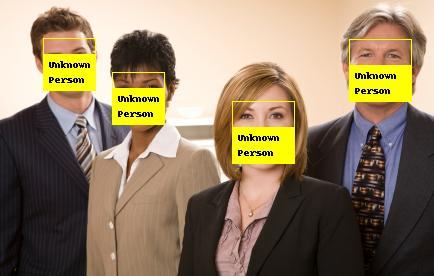

The Python source for this figure:
import tkinter as tk
import face_recognition
from PIL import Image, ImageDraw

image_of_albert = face_recognition.load_image_file('./img/known/Albert Einstein.jpg')
albert_face_encoding = face_recognition.face_encodings(image_of_albert)[0]

image_of_alexander = face_recognition.load_image_file('./img/known/Srinivasa Ramanujan.jpg')
alexander_face_encoding = face_recognition.face_encodings(image_of_alexander)[0]

image_of_kalam = face_recognition.load_image_file('./img/known/APJ Abdul Kalam.jpg')
kalam_face_encoding = face_recognition.face_encodings(image_of_kalam)[0]

image_of_raman = face_recognition.load_image_file('./img/known/CV Raman.jpg')
raman_face_encoding = face_recognition.face_encodings(image_of_raman)[0]

image_of_galileo = face_recognition.load_image_file('./img/known/Galileo.jpg')
galileo_face_encoding = face_recognition.face_encodings(image_of_galileo)[0]

image_of_newton = face_recognition.load_image_file('./img/known/Isaac Newton.jpg')
newton_face_encoding = face_recognition.face_encodings(image_of_newton)[0]

image_of_marie = face_recognition.load_image_file('./img/known/Marie Curie.jpg')
marie_face_encoding = face_recognition.face_encodings(image_of_marie)[0]

image_of_thomas = face_recognition.load_image_file('./img/known/Thomas Edison.jpg')
thomas_face_encoding = face_recognition.face_encodings(image_of_thomas)[0]

image_of_bill = face_recognition.load_image_file('./img/known/Bill Gates.jpg')
bill_face_encoding = face_recognition.face_encodings(image_of_bill)[0]

image_of_steve = face_recognition.load_image_file('./img/known/Steve Jobs.jpg')
steve_face_encoding = face_recognition.face_encodings(image_of_steve)[0]

image_of_elon = face_recognition.load_image_file('./img/known/Elon Musk.jpg')
elon_face_encoding = face_recognition.face_encodings(image_of_elon)[0]

#  Create arrays of encodings and names
known_face_encodings = [albert_face_encoding,
                        alexander_face_encoding,
                        kalam_face_encoding,
                        raman_face_encoding,
                        galileo_face_encoding,
                        newton_face_encoding,
                        marie_face_encoding,
                        thomas_face_encoding,
                        bill_face_encoding,
                        steve_face_encoding,
                        elon_face_encoding
                        ]

known_face_names = ["Albert Einstein",
                    "Alexander Graham Bell",
                    "APJ Abdul Kalam",
                    "CV Raman",
                    "Galileo",
                    "Isaac Newton",
                    "Marie Curie",
                    "Thomas Edison",
                    "Bill Gates",
                    "Steve Jobs",
                    "Elon Musk"
                    ]

# Load test image to find faces in
address=[]
n=int(input("\nHow many images do you want to scan: "))
for i in range(n):
  c=input("Image Address: ")
  address.append(f'./img/groups/{c}.jpg')
for i in range(0,len(address)):
  test_image = face_recognition.load_image_file(address[i])

# Find faces in test image
  face_locations = face_recognition.face_locations(test_image)
  face_encodings = face_recognition.face_encodings(test_image, face_locations)

# Convert to PIL format
  pil_image = Image.fromarray(test_image)

# Create a ImageDraw instance
  draw = ImageDraw.Draw(pil_image)

# Loop through faces in test image
  for(top, right, bottom, left), face_encoding in zip(face_locations, face_encodings):
    matches = face_recognition.compare_faces(known_face_encodings, face_encoding)

    name = "Unknown\nPerson"

  # If match
    if True in matches:
      first_match_index = matches.index(True)
      name = known_face_names[first_match_index]
  
  # Draw box
    draw.rectangle(((left, top), (right, bottom)), outline=(255,255,0))

  # Draw label
    text_width, text_height = draw.textsize(name)
    draw.rectangle(((left,bottom - text_height - 10), (right, bottom)), fill=(255,255,0), outline=(255,255,0))
    draw.text((left + 6, bottom - text_height - 5), name, fill=(0,0,0))

  del draw

# Display image
  pil_image.show()

# Save image
  pil_image.save('identify.jpg')